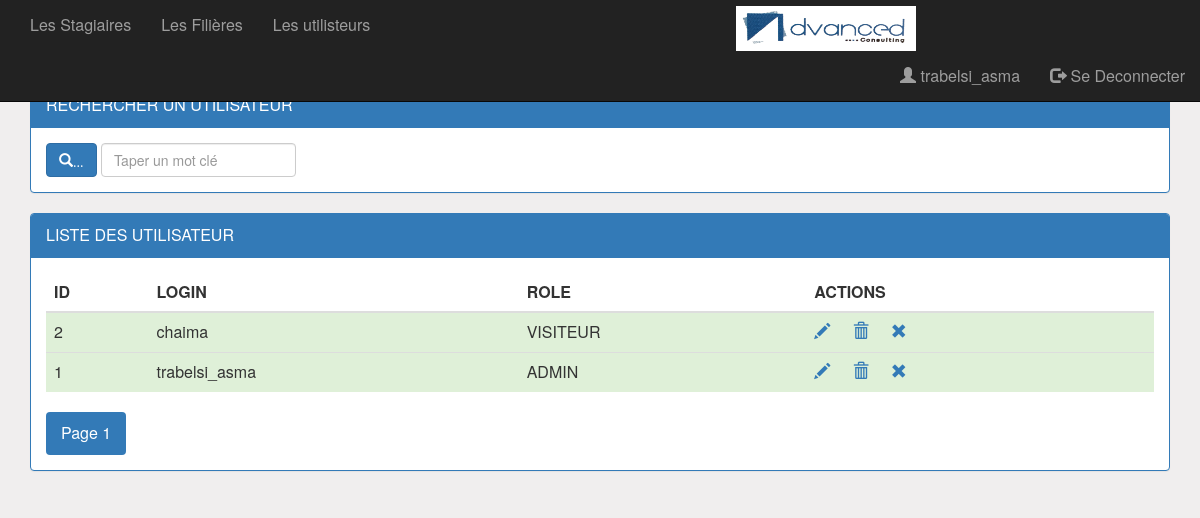
Screenshot of /pages/utilisateurs.php (signed in) with the database file from the repository.
### tables this page shows
CREATE TABLE IF NOT EXISTS `utilisateur` (
  `ID` int(4) NOT NULL AUTO_INCREMENT,
  `LOGIN` varchar(100) NOT NULL,
  `PWD` varchar(255) NOT NULL,
  `ROLE` varchar(50) NOT NULL,
  `EMAIL` varchar(255) NOT NULL,
  `ETAT` int(1) NOT NULL,
  PRIMARY KEY (`ID`)
);

### pages/utilisateurs.php (the view, shortened to what this page needs)
<?php
	require_once('connexion.php');
	if(isset($_GET['size']))
		$size=$_GET['size'];
	else
		$size=5;
	if(isset($_GET['page']))
		$page=$_GET['page'];
	else
		$page=1;
	$offset=($page-1)*$size;
	if(isset($_GET['motCle']))
		$mc=$_GET['motCle'];
	else
		$mc="";
	$requete="select * from UTILISATEUR where login like '%$mc%'
				ORDER BY login
				LIMIT $size
				OFFSET $offset";
	$resultat=$con->query($requete);
	$resultat2 = $con->query("select count(*) as nbrUser from UTILISATEUR where login like '%$mc%'");
	$nbr=$resultat2->fetch();
	$nbrU=$nbr['nbrUser'];
	$reste=$nbrU % $size;
	if($reste==0)
		$nbrPage=$nbrU/$size;
	else
		$nbrPage=floor($nbrU/$size)+1;
?>
<!DOCTYPE HTML>
<html>
	<head>
		<link rel="stylesheet" type="text/css" href="../css/bootstrap.min.css">
		<link rel="stylesheet" type="text/css" href="../css/monstyle.css">
	</head>
	<body>
		<?php include('entete.php');?>
		<div class="container">
			<br>
			<div class="panel panel-primary espace60">
				<div class="panel-heading">RECHERCHER UN UTILISATEUR</div>
				<div class="panel-body">
					<form method="get" action="utilisateurs.php" class="form-inline">
						<div class="form-group">
							<button type="submit" class="btn btn-primary">
							<i class="glyphicon glyphicon-search">...</i>
							</button>
							<input type="text" name="motCle" id="motCle"
								class="form-control"
								value="<?php echo $mc ?>"
								placeholder="Taper un mot clé"/>
						</div>
					</form>
				</div>
			</div>
			<div class="panel panel-primary">
				<div class="panel-heading">LISTE DES UTILISATEUR </div>
				<div class="panel-body">
					<table class="table table-striped">
						<thead>
							<tr>
								<th>ID</th>
								<th>LOGIN</th>
								<th>ROLE</th>
								<?php if($_SESSION['utilisateur']['ROLE']=="ADMIN") {?>
									<th>ACTIONS</th>
								<?php } ?>
							</tr>
						</thead>
						<tbody>
							<?php while($USER=$resultat->fetch()){?>
								<tr <?php
										if($USER['ETAT']==1)
											echo 'class="success"';
										else
											echo 'class="danger"';
									?>>
									<td><?php echo $USER['ID'] ?></td>
									<td><?php echo $USER['LOGIN'] ?></td>
									<td><?php echo $USER['ROLE'] ?></td>
									<?php if($_SESSION['utilisateur']['ROLE']=="ADMIN") {?>
									<td>
											<a href="editerUtilisateur.php?id=<?php echo $USER['ID'] ?>">
												<span class="glyphicon glyphicon-pencil"></span>
											</a>
											<a OnClick="return confirm('Etes vous sur de vouloir supprimer cet utilisateur')"
											href="supprimerUtilisateur.php?id=<?php echo $USER['ID'] ?>">
												<span class="glyphicon glyphicon-trash"></span>
											</a>
											<a href="activerUtilisateur.php?ID=<?php echo $USER['ID'] ?>
													&ETAT=<?php echo $USER['ETAT'] ?>">
												<?php
													if($USER['ETAT']==1)
														echo '<span class="glyphicon glyphicon-remove"></span>';
													else
														echo '<span class="glyphicon glyphicon-ok"></span>';
												?>
											</a>
									</td>
										<?php } ?>
								</tr>
							<?php } ?>
						</tbody>
					</table>
					<div>
						<ul class="nav nav-pills">
							<?php for($i=1;$i<=$nbrPage;$i++){ ?>
								<li class="<?php if($i==$page) echo 'active' ?>">
									<a href="utilisateurs.php?page=<?php echo $i ?>
											&motCle=<?php echo $mc ?>">
										Page <?php echo $i ?>
									</a>
								</li>
							<?php } ?>
						</ul>
					</div>
				</div>
			</div>
		</div>
	</body>
</html>

### css/monstyle.css (style rules this page uses)
.espace60 { margin-top: 60px; }
body { background-color: rgb(240, 238, 238); font-size: 16px; }
.form-control { position: relative; }

### rows the page displays
utilisateur: ID "2", LOGIN "chaima", ROLE "VISITEUR", ETAT 1 (drawn)
utilisateur: ID "1", LOGIN "trabelsi_asma", ROLE "ADMIN", ETAT 1 (drawn)

### other values shown
$_SESSION['utilisateur']['LOGIN'] "trabelsi_asma"
